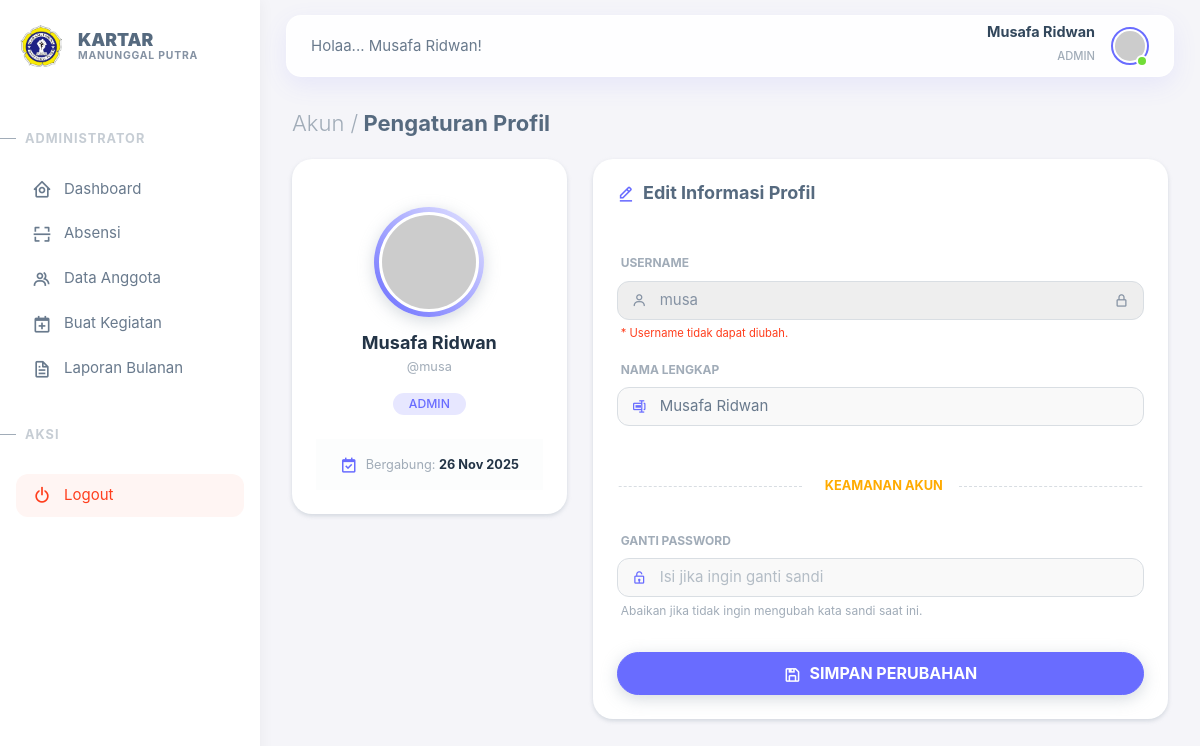
Screenshot of /profile.php (signed in) with the database file from the repository.
### tables this page shows
CREATE TABLE `users` (
  `id` int(11) NOT NULL,
  `name` varchar(100) NOT NULL,
  `username` varchar(50) NOT NULL,
  `password_hash` varchar(255) NOT NULL,
  `role` enum('member','admin','pengurus') DEFAULT 'member',
  `created_at` timestamp NOT NULL DEFAULT current_timestamp()
);

### profile.php (the view, shortened to what this page needs)
<?php
require 'app/config.php';
$stmt = $pdo->prepare("SELECT * FROM users WHERE id = ?");
$stmt->execute([$_SESSION['user_id']]);
$user = $stmt->fetch();
include 'includes/header.php';
?>
<div class="container-fluid px-2">
    <h4 class="fw-bold py-2 mb-3 profile-header-text">
        <span class="text-muted fw-light">Akun /</span> Pengaturan Profil
    </h4>
    <div class="row">
        <div class="col-md-5 col-lg-4 order-mobile-1 mb-3">
            <div class="card text-center shadow-sm border-0">
                <div class="card-body pt-5">
                    <div class="avatar-wrapper mb-3 shadow">
                        <img src="https://ui-avatars.com/api/?name=<?= urlencode($user['name']) ?>&background=696cff&color=fff&size=128&bold=true"
                             alt="user-avatar"
                             class="rounded-circle avatar-img bg-white"
                             height="100"
                             width="100"
                             style="border: 3px solid #fff;">
                    </div>
                    <h5 class="fw-bold mb-1 text-dark"><?= htmlspecialchars($user['name']) ?></h5>
                    <p class="text-muted small mb-3">@<?= htmlspecialchars($user['username']) ?></p>
                    <span class="badge bg-label-primary rounded-pill px-3 mb-4"><?= strtoupper($user['role']) ?></span>
                    <div class="py-3 px-3 bg-light rounded-4 d-flex justify-content-center align-items-center text-muted small">
                        <i class='bx bx-calendar-check me-2 text-primary fs-5'></i>
                        <span>Bergabung: <span class="fw-bold text-dark"><?= date('d M Y', strtotime($user['created_at'])) ?></span></span>
                    </div>
                </div>
            </div>
        </div>
        <div class="col-md-7 col-lg-8 order-mobile-2">
            <div class="card mb-4 shadow-sm border-0">
                <div class="card-header bg-transparent border-0 pt-4 px-4">
                    <h5 class="mb-0 fw-bold"><i class='bx bx-edit-alt me-2 text-primary'></i>Edit Informasi Profil</h5>
                </div>
                <div class="card-body p-4">
                    <form method="POST">
                        <div class="row">
                            <div class="mb-3 col-12">
                                <label class="form-label fw-bold small text-muted ms-1">USERNAME</label>
                                <div class="input-group input-group-merge" style="background-color: #eee;">
                                    <span class="input-group-text"><i class="bx bx-user text-secondary"></i></span>
                                    <input type="text" class="form-control text-secondary" value="<?= htmlspecialchars($user['username']) ?>" disabled>
                                    <span class="input-group-text"><i class="bx bx-lock-alt text-secondary small"></i></span>
                                </div>
                                <div class="form-text text-danger ms-1" style="font-size: 0.7rem;">* Username tidak dapat diubah.</div>
                            </div>
                            <div class="mb-4 col-12">
                                <label class="form-label fw-bold small text-muted ms-1">NAMA LENGKAP</label>
                                <div class="input-group input-group-merge">
                                    <span class="input-group-text text-primary"><i class="bx bx-rename"></i></span>
                                    <input type="text" class="form-control" name="name" value="<?= htmlspecialchars($user['name']) ?>" required placeholder="Masukkan Nama Lengkap">
                                </div>
                            </div>
                            <div class="col-12 mb-2">
                                <div class="divider divider-dashed my-4">
                                    <div class="divider-text fw-bold text-warning small">
                                        <i class='bx bx-shield-lock me-1'></i> KEAMANAN AKUN
                                    </div>
                                </div>
                            </div>
                            <div class="mb-4 col-12">
                                <label class="form-label fw-bold small text-muted ms-1">GANTI PASSWORD</label>
                                <div class="input-group input-group-merge">
                                    <span class="input-group-text text-primary"><i class="bx bx-lock-open"></i></span>
                                    <input type="password" class="form-control" name="new_password" placeholder="Isi jika ingin ganti sandi">
                                </div>
                                <div class="form-text text-muted ms-1" style="font-size: 0.75rem;">Abaikan jika tidak ingin mengubah kata sandi saat ini.</div>
                            </div>
                        </div>
                        <div class="mt-2">
                            <button type="submit" class="btn btn-primary btn-lg w-100 rounded-pill-custom shadow fw-bold py-2">
                                <i class='bx bx-save me-1'></i> SIMPAN PERUBAHAN
                            </button>
                        </div>
                    </form>
                </div>
            </div>
        </div>
    </div>
</div>
<?php include 'includes/footer.php'; ?>

### profile.php (style rules this page uses)
.card { border-radius: 20px !important; border: none; overflow: hidden; }
.rounded-pill-custom { border-radius: 50px !important; }
.avatar-wrapper { padding: 5px; background: linear-gradient(45deg, #696cff, #e7e7ff); border-radius: 50%; display: inline-block; }
.input-group-merge { background-color: #f9f9f9; border: 1px solid #d9dee3; border-radius: 12px !important; transition: all 0.2s; }
.input-group-merge .input-group-text { background-color: transparent !important; border: none !important; }
.input-group-merge .form-control { background-color: transparent !important; border: none !important; }
.divider-text { background-color: #fff !important; padding: 0 15px; }

### rows the page displays
users: name "Musafa Ridwan", username "musa", role "ADMIN", created_at "26 Nov 2025"

### other values shown
$_SESSION['name'] "Musafa Ridwan"
$_SESSION['role'] "ADMIN"
